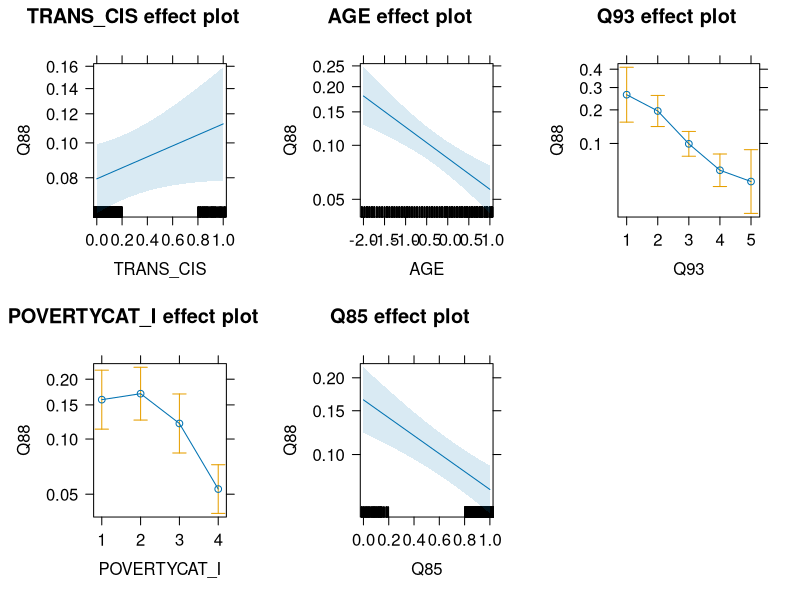

This figure's R source:
setwd("~/projects/dds_transgender/candus")

library(car)
library(flexmix)
library(MASS)
library(leaps)
library(glmnet)
library(plotmo)
library(dplyr)
library(ggplot2)
library(effects)

# Load in data
q88 = read.csv("q88.csv", header=T)
q88 = q88[, !names(q88) %in% c("X", "SEX", "GENDER_IDENTITY", "CURRENT_SEX")]

q88$GEDUCATION = factor(q88$GEDUCATION)
q88$Q93 = factor(q88$Q93)
q88$RACE_RECODE_CAT5 = factor(q88$RACE_RECODE_CAT5)
q88$POVERTYCAT_I = factor(q88$POVERTYCAT_I)
q88$HINC_I = factor(q88$HINC_I)
q88$HINC_I_strat = factor(q88$HINC_I_strat)

# remove the redundant income features --> use POVERTYCAT_I
q88sub = q88[, !names(q88) %in% c("HINC_I", "HINC_I_means", "HINC_I_strat")]

# best feature selection: stepwise both directions, BIC
q88logit = glm(Q88 ~ ., data=q88, family="binomial")
summary(q88logit)
step_both_BIC = step(q88logit, direction="both",
                     scope=list(lower=Q88 ~ TRANS_CIS,
                                upper=Q88 ~ .^2), k=log(nrow(q88)))
summary(step_both_BIC)
BIC(step_both_BIC)

# retrain model with step_both_BIC features
### how to only get the L, Q, C terms of an ordinal variable?
### ^ doesn't matter because glm used the same terms, but how did it know which ones to use?
q88logit_stepwise = glm(Q88 ~ TRANS_CIS + AGE + Q93 + POVERTYCAT_I + Q85, data=q88sub, family="binomial")
summary(q88logit_stepwise)
BIC(q88logit_stepwise)

# plot logistic regression curve
### how to plot this given all of the coefficients? confused
### plotting the logistic regression curve constrained to max 2 covariates?
##### some quantitative variable x, and trans vs cis encoded by color
# plot(Q88 ~ TRANS_CIS + AGE + Q93 + POVERTYCAT_I, data=q88sub)
plot(allEffects(q88logit_stepwise))


# test model with null model
pchisq(q88logit_stepwise$null.deviance, q88logit_stepwise$df.null, lower=F)

# test model with saturated model
pchisq(q88logit_stepwise$null.deviance - q88logit_stepwise$deviance, q88logit_stepwise$df.null - q88logit_stepwise$df.residual, lower=F)
